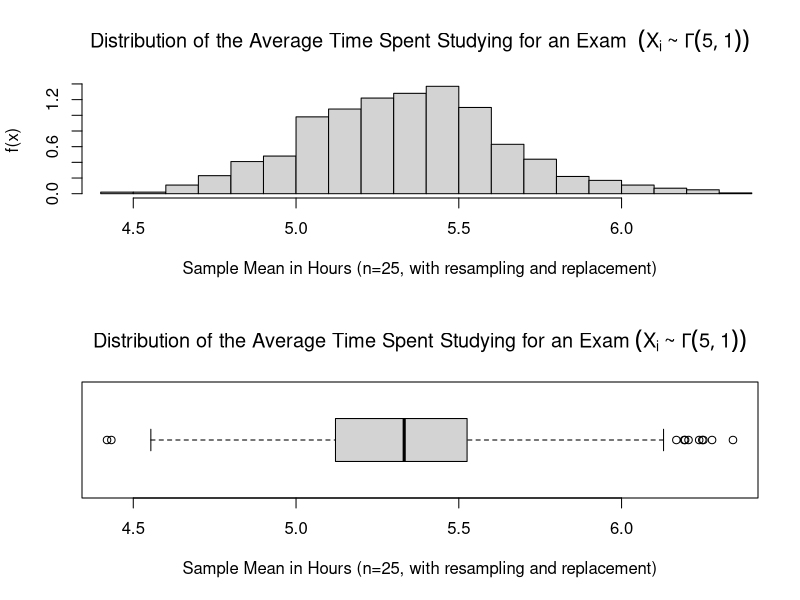

Reproduce this figure in R.
######################################
# FINAL PROJECT: PART 2C - STAT 3201(DONGES)
# HARSHIL PATEL, 11/23/2018   
######################################

#set working directory
setwd("C:/Users/offic/OneDrive - The Ohio State University/data analytics/R programming Files/project")

set.seed(35) #this ensures you'll get the same random process every time you run the code

#################################
# Part 2C:
#################################

#Model the time spent studying for an exam. Take one random sample of size 25 from the distribution below. Then, take 1,000 resamples (i.e.,
#sample with replacement) of size 25 from the sample. Plot the empirical distribution of the sample mean, estimate the mean of the sample mean, 
#and estimate the standard deviation of the sample mean. 

#the distribution of a student's time spent studying for an exam is 
#distrubuted with a gamma distribution, with parameters: alpha=5, beta=1

alpha<-5 
beta<-1 
sampleSize<-25
originalSample<-rgamma(sampleSize,alpha,scale = beta) #generate one random sample of size 25 with x[i]~Gamma(5,1)
numberOfResamples<-1000
vectorOfSampleMeans<-vector()
samples<-vector()

# use a loop to generate and record 1000 random sample means with from orginal sample of size 25.
for (i in 1:numberOfResamples) {
  samples<-sample(originalSample,25, replace = TRUE)
  vectorOfSampleMeans[i]<-mean(samples)}

#Determine the estimated mean & st. deviation of sample mean.
avgOfSampleMean<-mean(vectorOfSampleMeans)
sdtOfSampleMean<-sd(vectorOfSampleMeans)

#Determine the theoretical mean & st. deviation of sample mean.
theoreticalMeanOfSampleMean<-(beta*alpha)
theoreticalSDTOfSampleMean<-sqrt((alpha*(beta^2))/(sampleSize))

#Data Visualization, create a histrogram & boxplot of sample mean generated from previous operation.
par(mfrow=c(2,1))
hist(vectorOfSampleMeans,
    main = expression("Distribution of the Average Time Spent Studying for an Exam "~ (X[i]~"~"~Gamma(5,1))),
    ylab='f(x)',
    xlab = "Sample Mean in Hours (n=25, with resampling and replacement)",
    breaks = 25,
    xlim = c(min(vectorOfSampleMeans),max(vectorOfSampleMeans)),
    freq = FALSE)
boxplot(vectorOfSampleMeans,
    main = expression("Distribution of the Average Time Spent Studying for an Exam"~ (X[i]~"~"~Gamma(5,1))),
    xlab = "Sample Mean in Hours (n=25, with resampling and replacement)",
    horizontal = TRUE)